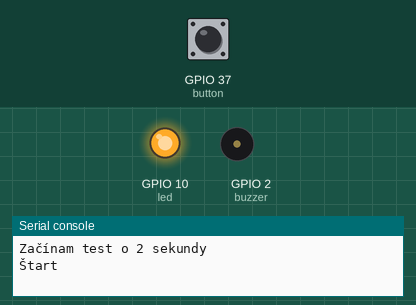
Recording of a program running on a simulated ESP32 board running MicroPython. Parts: output pins drawn as LEDs (lit = HIGH), buzzer (waves = sounding), the last lines printed to the serial console. The test bench sets the inputs (shaded band); at power-on: GPIO 37 (button) HIGH. Random numbers come from a fixed seed.

Above: at 4.8 s.
4.9 s: GPIO 37 (button) pulled LOW for 0.15 s
At 11.34 s:
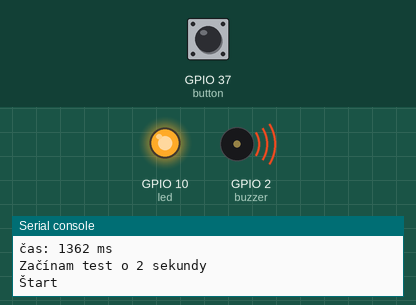
Timing chart, 0 to 12.5 s (numbered marks = the images above; inputs shaded):
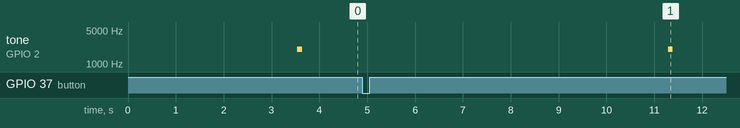

The program:

jakMocSiSpomalen_.py
```python
from time import sleep, ticks_ms, ticks_diff
from machine import Pin, PWM, Signal
from random import uniform

button = Pin(37, Pin.IN, Pin.PULL_UP)
buzzer = PWM(Pin(2))
buzzer.deinit()
buzzer.init(freq=2000, duty_u16=0)
minimumBuzzer = 100000
priemerBuzzer = 0
led = Signal(10, Pin.OUT, 0, invert=True)
led.off()

for i in range(3):
    print("Začínam test o 2 sekundy")
    sleep(2)
    print("Štart")
    sleep(uniform(1, 5))
    buzzer.duty_u16(2 ** 15)
    startTime = ticks_ms()
    sleep(0.1)
    buzzer.duty_u16(0)
    while True:
        if button.value() == 0:
            endTime = (ticks_diff(ticks_ms(), startTime))
            print("čas: {} ms".format(endTime))
            priemerBuzzer += endTime
            if minimumBuzzer > endTime:
                minimumBuzzer = endTime
            break

print("minimum Buzzer: {} ms".format(minimumBuzzer))
print("priemer Buzzer: {} ms".format(priemerBuzzer / 3))

minimumLed = 1000000
priemerLed = 0

for i in range(3):
    print("Začínam test o 2 sekundy")
    sleep(2)
    print("Štart")
    sleep(uniform(1, 5))
    led.on()
    startTime = ticks_ms()
    sleep(0.1)
    buzzer.duty_u16(0)
    while True:
        if button.value() == 0:
            led.off()
            endTime = (ticks_diff(ticks_ms(), startTime))
            print("čas: {} ms".format(endTime))
            priemerLed += endTime
            if minimumLed > endTime:
                minimumLed = endTime
            break

print("minimum Led: {} ms".format(minimumLed))
print("priemer Led: {} ms".format(priemerLed / 3))
```

Measured:
- after the input at 4.9 s, tone on GPIO 2 (buzzer): silent → 2000 Hz after 6.4 s, → silent 0.10 s later
